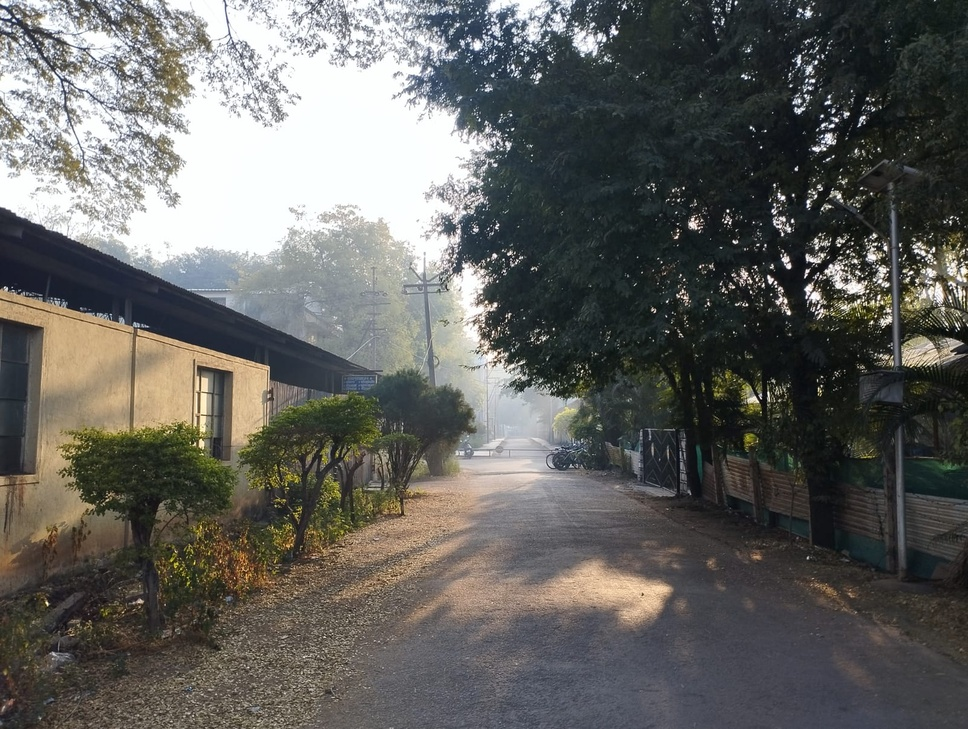
#> input picture cheating/ippr/input_image.jpg, 968 x 729 px, shrunk from 1600 x 1204 before the run
$ python 2two.py
#> lines starting #> are read from the running program, lines starting #| are printed output that depends on the picture
import cv2
import numpy as np

def get_negative(image):
    # Invert each color channel separately
    negative_image = 255 - image
    return negative_image

# Load the color image
image = cv2.imread('input_image.jpg')
#> image is the input picture: shape (729, 968, 3); mean B, G, R 95.8, 99.3, 99.7

# Get the negative of the image
negative_image = get_negative(image)
#> in get_negative, `negative_image = 255 - image`:
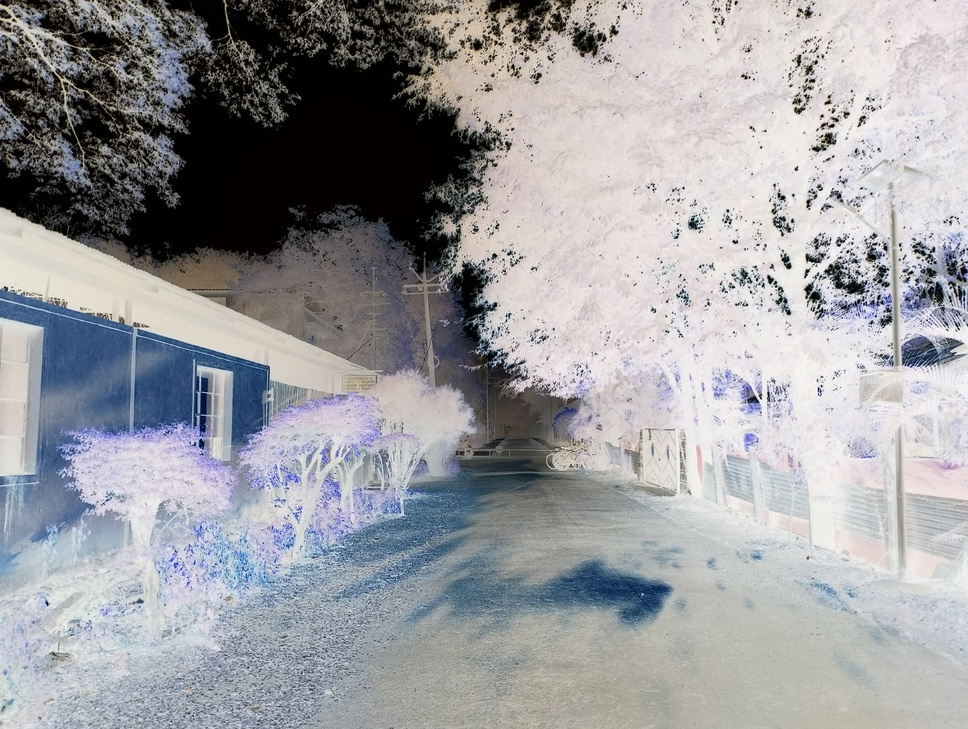
#> negative_image: shape (729, 968, 3); mean B, G, R 159.2, 155.7, 155.3

# Display the original and negative images
cv2.imshow('Original Image', image)
cv2.imshow('Negative Image', negative_image)
cv2.waitKey(0)
cv2.destroyAllWindows()
